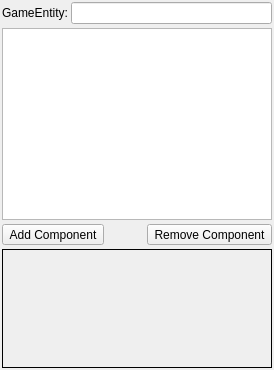
<ui version="4.0" >
 <class>GameControllerWidget</class>
 <widget class="QWidget" name="GameControllerWidget" >
  <property name="geometry" >
   <rect>
    <x>0</x>
    <y>0</y>
    <width>274</width>
    <height>370</height>
   </rect>
  </property>
  <property name="windowTitle" >
   <string>Form</string>
  </property>
  <layout class="QGridLayout" >
   <property name="horizontalSpacing" >
    <number>3</number>
   </property>
   <property name="verticalSpacing" >
    <number>4</number>
   </property>
   <property name="margin" >
    <number>2</number>
   </property>
   <item row="0" column="0" >
    <widget class="QLabel" name="label" >
     <property name="text" >
      <string>GameEntity:</string>
     </property>
    </widget>
   </item>
   <item row="0" column="1" colspan="3" >
    <widget class="QLineEdit" name="m_entityName" >
     <property name="toolTip" >
      <string>Specify a unique entity name for this object</string>
     </property>
     <property name="statusTip" >
      <string>Entity Name</string>
     </property>
    </widget>
   </item>
   <item row="1" column="0" colspan="4" >
    <widget class="AttachmentTreeView" name="m_attachmentTreeView" >
     <property name="statusTip" >
      <string>Game components aggregated in this entity</string>
     </property>
    </widget>
   </item>
   <item row="2" column="0" colspan="2" >
    <widget class="QToolButton" name="m_addComponent" >
     <property name="toolTip" >
      <string>Add a new Game Component</string>
     </property>
     <property name="text" >
      <string>Add Component</string>
     </property>
    </widget>
   </item>
   <item row="2" column="2" >
    <spacer>
     <property name="orientation" >
      <enum>Qt::Horizontal</enum>
     </property>
     <property name="sizeHint" stdset="0" >
      <size>
       <width>51</width>
       <height>20</height>
      </size>
     </property>
    </spacer>
   </item>
   <item row="2" column="3" >
    <widget class="QToolButton" name="m_removeComponent" >
     <property name="text" >
      <string>Remove Component</string>
     </property>
    </widget>
   </item>
   <item row="3" column="0" colspan="4" >
    <widget class="QStackedWidget" name="m_componentWidgets" >
     <property name="frameShape" >
      <enum>QFrame::Box</enum>
     </property>
     <property name="currentIndex" >
      <number>7</number>
     </property>
     <widget class="QWidget" name="m_ttsWidgetContainer" >
      <layout class="QHBoxLayout" >
       <property name="margin" >
        <number>1</number>
       </property>
       <item>
        <widget class="TTSWidget" native="1" name="m_ttsWidget" />
       </item>
      </layout>
     </widget>
     <widget class="QWidget" name="m_keyframeAnimWidgetContainer" >
      <layout class="QGridLayout" >
       <property name="margin" >
        <number>1</number>
       </property>
       <item row="0" column="0" >
        <widget class="KeyframeAnimationWidget" native="1" name="m_keyframeAnimWidget" />
       </item>
       <item row="0" column="1" >
        <spacer>
         <property name="orientation" >
          <enum>Qt::Horizontal</enum>
         </property>
         <property name="sizeType" >
          <enum>QSizePolicy::MinimumExpanding</enum>
         </property>
         <property name="sizeHint" stdset="0" >
          <size>
           <width>2</width>
           <height>2</height>
          </size>
         </property>
        </spacer>
       </item>
       <item row="1" column="0" >
        <spacer>
         <property name="orientation" >
          <enum>Qt::Vertical</enum>
         </property>
         <property name="sizeType" >
          <enum>QSizePolicy::MinimumExpanding</enum>
         </property>
         <property name="sizeHint" stdset="0" >
          <size>
           <width>2</width>
           <height>2</height>
          </size>
         </property>
        </spacer>
       </item>
      </layout>
     </widget>
     <widget class="QWidget" name="m_crowdParticleWidgetContainer" >
      <layout class="QVBoxLayout" >
       <property name="margin" >
        <number>1</number>
       </property>
       <item>
        <widget class="CrowdParticleWidget" native="1" name="m_crowdParticleWidget" />
       </item>
      </layout>
     </widget>
     <widget class="QWidget" name="m_physicsWidgetContainer" >
      <layout class="QGridLayout" >
       <property name="margin" >
        <number>1</number>
       </property>
       <item row="0" column="0" >
        <widget class="PhysicsWidget" native="1" name="m_physicsWidget" />
       </item>
       <item row="0" column="1" >
        <spacer>
         <property name="orientation" >
          <enum>Qt::Horizontal</enum>
         </property>
         <property name="sizeType" >
          <enum>QSizePolicy::MinimumExpanding</enum>
         </property>
         <property name="sizeHint" stdset="0" >
          <size>
           <width>2</width>
           <height>2</height>
          </size>
         </property>
        </spacer>
       </item>
       <item row="1" column="0" >
        <spacer>
         <property name="orientation" >
          <enum>Qt::Vertical</enum>
         </property>
         <property name="sizeType" >
          <enum>QSizePolicy::MinimumExpanding</enum>
         </property>
         <property name="sizeHint" stdset="0" >
          <size>
           <width>2</width>
           <height>2</height>
          </size>
         </property>
        </spacer>
       </item>
      </layout>
     </widget>
     <widget class="QWidget" name="m_soundWidgetContainer" >
      <layout class="QGridLayout" >
       <item row="0" column="0" >
        <widget class="SoundWidget" native="1" name="m_soundWidget" />
       </item>
       <item row="0" column="1" >
        <spacer>
         <property name="orientation" >
          <enum>Qt::Horizontal</enum>
         </property>
         <property name="sizeHint" stdset="0" >
          <size>
           <width>40</width>
           <height>20</height>
          </size>
         </property>
        </spacer>
       </item>
       <item row="1" column="0" >
        <spacer>
         <property name="orientation" >
          <enum>Qt::Vertical</enum>
         </property>
         <property name="sizeHint" stdset="0" >
          <size>
           <width>20</width>
           <height>20</height>
          </size>
         </property>
        </spacer>
       </item>
      </layout>
     </widget>
     <widget class="QWidget" name="m_crowdVisibilityWidgetContainer" >
      <layout class="QGridLayout" >
       <property name="margin" >
        <number>1</number>
       </property>
       <item row="0" column="0" >
        <widget class="CrowdVisibilityWidget" native="1" name="m_crowdVisibilityWidget" />
       </item>
       <item row="0" column="1" >
        <spacer>
         <property name="orientation" >
          <enum>Qt::Horizontal</enum>
         </property>
         <property name="sizeType" >
          <enum>QSizePolicy::MinimumExpanding</enum>
         </property>
         <property name="sizeHint" stdset="0" >
          <size>
           <width>2</width>
           <height>2</height>
          </size>
         </property>
        </spacer>
       </item>
       <item row="1" column="0" >
        <spacer>
         <property name="orientation" >
          <enum>Qt::Vertical</enum>
         </property>
         <property name="sizeType" >
          <enum>QSizePolicy::MinimumExpanding</enum>
         </property>
         <property name="sizeHint" stdset="0" >
          <size>
           <width>2</width>
           <height>2</height>
          </size>
         </property>
        </spacer>
       </item>
      </layout>
     </widget>
     <widget class="QWidget" name="m_dynamidWidgetContainer" >
      <layout class="QGridLayout" >
       <property name="margin" >
        <number>1</number>
       </property>
       <item row="0" column="0" >
        <widget class="DynamidWidget" native="1" name="m_dynamidWidget" />
       </item>
       <item row="0" column="1" >
        <spacer>
         <property name="orientation" >
          <enum>Qt::Horizontal</enum>
         </property>
         <property name="sizeType" >
          <enum>QSizePolicy::MinimumExpanding</enum>
         </property>
         <property name="sizeHint" stdset="0" >
          <size>
           <width>2</width>
           <height>2</height>
          </size>
         </property>
        </spacer>
       </item>
       <item row="1" column="0" >
        <spacer>
         <property name="orientation" >
          <enum>Qt::Vertical</enum>
         </property>
         <property name="sizeType" >
          <enum>QSizePolicy::MinimumExpanding</enum>
         </property>
         <property name="sizeHint" stdset="0" >
          <size>
           <width>2</width>
           <height>2</height>
          </size>
         </property>
        </spacer>
       </item>
      </layout>
     </widget>
     <widget class="QWidget" name="m_phonemeEditorWidgetContainer" >
      <property name="sizePolicy" >
       <sizepolicy vsizetype="Preferred" hsizetype="Expanding" >
        <horstretch>0</horstretch>
        <verstretch>0</verstretch>
       </sizepolicy>
      </property>
      <layout class="QGridLayout" >
       <property name="margin" >
        <number>1</number>
       </property>
       <item row="0" column="0" >
        <widget class="PhonemeEditorWidget" native="1" name="m_phonemeEditorWidget" >
         <property name="sizePolicy" >
          <sizepolicy vsizetype="Preferred" hsizetype="Expanding" >
           <horstretch>0</horstretch>
           <verstretch>0</verstretch>
          </sizepolicy>
         </property>
        </widget>
       </item>
       <item row="1" column="0" >
        <spacer>
         <property name="orientation" >
          <enum>Qt::Vertical</enum>
         </property>
         <property name="sizeType" >
          <enum>QSizePolicy::MinimumExpanding</enum>
         </property>
         <property name="sizeHint" stdset="0" >
          <size>
           <width>2</width>
           <height>2</height>
          </size>
         </property>
        </spacer>
       </item>
      </layout>
     </widget>
     <widget class="QWidget" name="m_emptyWidget" />
    </widget>
   </item>
  </layout>
  <action name="m_actionAddPhysicsComponent" >
   <property name="text" >
    <string>Add Physics Component</string>
   </property>
  </action>
  <action name="m_actionAddTTSComponent" >
   <property name="text" >
    <string>Add TTS Component</string>
   </property>
  </action>
  <action name="m_actionAddKeyframeAnimComponent" >
   <property name="text" >
    <string>Add Keyframe Animation Component</string>
   </property>
  </action>
  <action name="m_actionAddDynamidComponent" >
   <property name="text" >
    <string>Add Dynamid Component</string>
   </property>
  </action>
  <action name="m_actionAddCrowdParticleComponent" >
   <property name="text" >
    <string>Add Crowd Particle Component</string>
   </property>
  </action>
  <action name="m_actionAddCrowdVisNodeComponent" >
   <property name="text" >
    <string>Add Crowd Visibility Node Component</string>
   </property>
  </action>
  <action name="m_actionAddSound3DComponent" >
   <property name="text" >
    <string>Add Sound3D Component</string>
   </property>
  </action>
 </widget>
 <customwidgets>
  <customwidget>
   <class>AttachmentTreeView</class>
   <extends>QTreeView</extends>
   <header>AttachmentTreeView.h</header>
  </customwidget>
  <customwidget>
   <class>PhysicsWidget</class>
   <extends>QWidget</extends>
   <header>PhysicsWidget.h</header>
  </customwidget>
  <customwidget>
   <class>DynamidWidget</class>
   <extends>QWidget</extends>
   <header>DynamidWidget.h</header>
  </customwidget>
  <customwidget>
   <class>TTSWidget</class>
   <extends>QWidget</extends>
   <header>TTSWidget.h</header>
   <container>1</container>
  </customwidget>
  <customwidget>
   <class>KeyframeAnimationWidget</class>
   <extends>QWidget</extends>
   <header>KeyframeAnimationWidget.h</header>
   <container>1</container>
  </customwidget>
  <customwidget>
   <class>CrowdParticleWidget</class>
   <extends>QWidget</extends>
   <header>CrowdParticleWidget.h</header>
   <container>1</container>
  </customwidget>
  <customwidget>
   <class>CrowdVisibilityWidget</class>
   <extends>QWidget</extends>
   <header>CrowdVisibilityWidget.h</header>
   <container>1</container>
  </customwidget>
  <customwidget>
   <class>SoundWidget</class>
   <extends>QWidget</extends>
   <header>SoundWidget.h</header>
   <container>1</container>
  </customwidget>
  <customwidget>
   <class>PhonemeEditorWidget</class>
   <extends>QWidget</extends>
   <header>PhonemeEditorWidget.h</header>
   <container>1</container>
  </customwidget>
 </customwidgets>
 <resources/>
 <connections/>
</ui>
